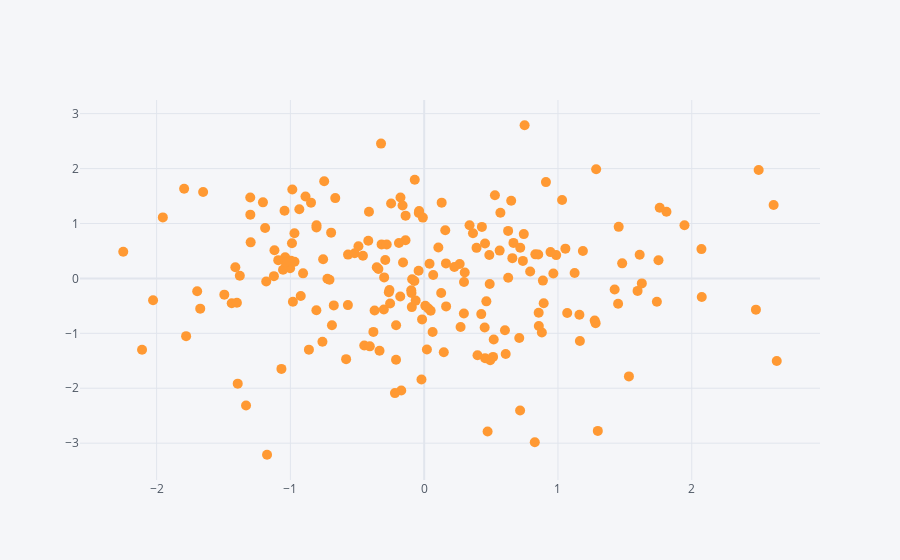

The notebook cell this image was saved under:
### Code cell
df.iplot(kind='scatter',x='w',y='x',mode='markers',size=10)

### Figure 1 — Plotly figure (JSON) as saved in the notebook; plotly's stock layout.template omitted (floating-point values rounded to 4 significant figures; data arrays with more than 128 entries replaced by an {"elided": "..."} marker saying what was removed)
{"data": [{"line": {"color": "rgba(255, 153, 51, 1.0)", "dash": "solid", "shape": "linear", "width": 1.3}, "marker": {"size": 10, "symbol": "circle"}, "mode": "markers", "name": "x", "text": "", "type": "scatter", "x": {"elided": "200 float values"}, "y": {"elided": "200 float values"}}], "layout": {"legend": {"bgcolor": "#F5F6F9", "font": {"color": "#4D5663"}}, "paper_bgcolor": "#F5F6F9", "plot_bgcolor": "#F5F6F9", "title": {"font": {"color": "#4D5663"}}, "xaxis": {"gridcolor": "#E1E5ED", "showgrid": true, "tickfont": {"color": "#4D5663"}, "title": {"font": {"color": "#4D5663"}, "text": ""}, "zerolinecolor": "#E1E5ED"}, "yaxis": {"gridcolor": "#E1E5ED", "showgrid": true, "tickfont": {"color": "#4D5663"}, "title": {"font": {"color": "#4D5663"}, "text": ""}, "zerolinecolor": "#E1E5ED"}}}
